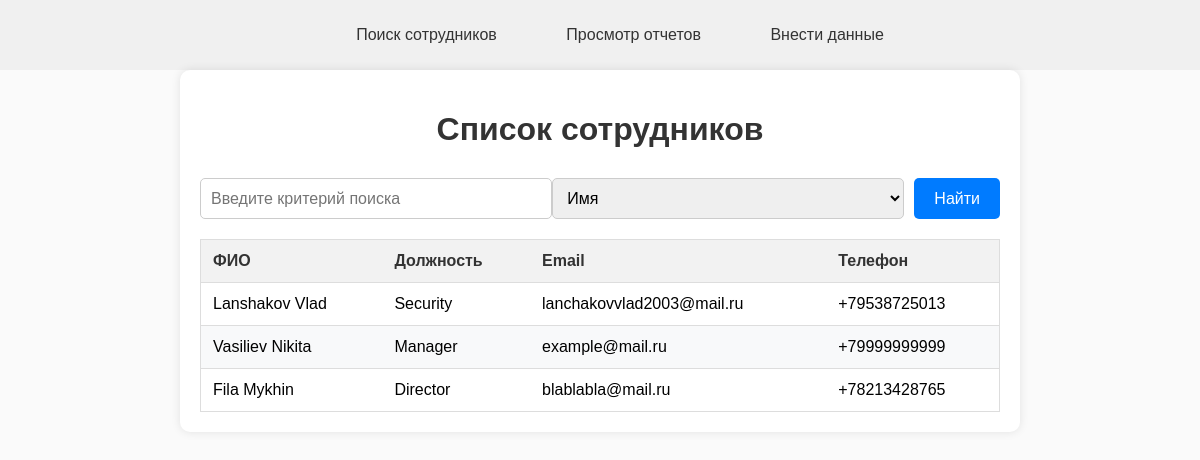
The page /infom/list/ on the database as committed earlier.
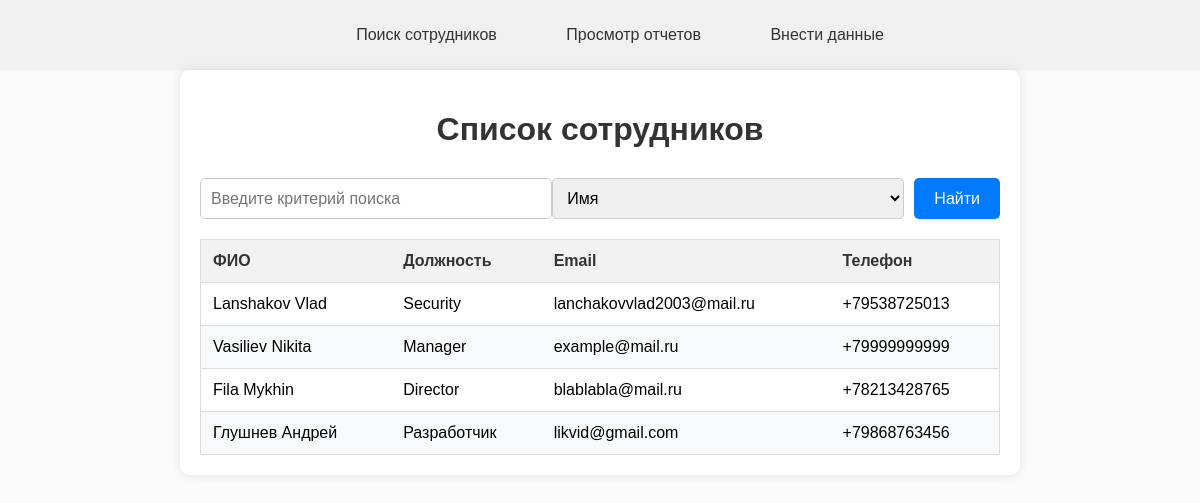
The same page on the database as committed later.
### infom/models.py (models this page shows, shortened)
class Employee(models.Model):
    employee_id = models.AutoField(primary_key=True)
    full_name = models.CharField(max_length=100)
    position = models.CharField(max_length=100)
    email = models.EmailField(unique=True)
    phone = models.CharField(max_length=20, blank=True, null=True)

### infom/views.py (the view, shortened to what this page needs)
# urls.py: path('list/', views.employee_list, name='employee_list'),
def employee_list(request):
    search_query = request.GET.get('search_query')
    search_criteria = request.GET.get('search_criteria')
    employees = Employee.objects.all()
    context = {'employees': employees}
    return render(request, 'employees/employee_list.html', context)

### infom/templates/employees/employee_list.html (shortened to what this page needs)
{% load static %}
<!DOCTYPE html>
<html lang="en">
<head>
    <link rel="stylesheet" href="{% static 'style.css' %}">
</head>
<body>
    <nav>
        <ul>
            <li><a href="{% url 'infom:employee_list' %}">Поиск сотрудников</a></li>
            <li><a href="{% url 'infom:reports' %}">Просмотр отчетов</a></li>
            <li><a href="{% url 'infom:enter_data' %}">Внести данные</a></li>
        </ul>
    </nav>
    <div class="container">
        <h1 class="heading">Список сотрудников</h1>
        <form class="search-box" action="{{ request.path }}" method="GET">
            <input type="text" name="search_query" placeholder="Введите критерий поиска" value="{{ request.GET.search_query }}">
            <select name="search_criteria">
                <option value="full_name" {% if request.GET.search_criteria == 'full_name' %} selected {% endif %}>Имя</option>
            </select>
            <button type="submit">Найти</button>
        </form>
        {% if warning_message %}
        <div class="warning">
            <p>{{ warning_message }}</p>
        </div>
        {% else %}
        <table class="employee-table">
            <thead>
                <tr>
                    <th>ФИО</th>
                    <th>Должность</th>
                    <th>Email</th>
                    <th>Телефон</th>
                </tr>
            </thead>
            <tbody>
                {% for employee in employees %}
                <tr>
                    <td>{{ employee.full_name }}</td>
                    <td>{{ employee.position }}</td>
                    <td>{{ employee.email }}</td>
                    <td>{{ employee.phone|default_if_none:'' }}</td>
                </tr>
                {% endfor %}
            </tbody>
        </table>
        {% endif %}
    </div>
</body>
</html>

### infom/static/style.css (style rules this page uses)
body { font-family: Arial, sans-serif; background-color: #fafafa; margin: 0; padding: 0; }
.container { max-width: 800px; margin: 0 auto; padding: 20px; background-color: #fff; border-radius: 10px; box-shadow: 0 0 10px rgba(0, 0, 0, 0.1); }
.heading { text-align: center; color: #333; margin-bottom: 30px; }
.employee-table { width: 100%; border-collapse: collapse; border: 1px solid #ddd; }
.employee-table th, .employee-table td { padding: 12px; text-align: left; border-bottom: 1px solid #ddd; }
.employee-table th { background-color: #f2f2f2; color: #333; }
.employee-table tr:nth-child(even) { background-color: #f8f9fa; }
.search-box { margin-bottom: 20px; display: flex; }
.search-box input[type="text"], .search-box select { padding: 10px; font-size: 16px; border: 1px solid #ccc; border-radius: 5px; flex: 1; }
.search-box button { padding: 10px 20px; font-size: 16px; background-color: #007bff; color: #fff; border: none; border-radius: 5px; cursor: pointer; margin-left: 10px; }
nav ul { padding: 10; }
nav ul li { display: inline; margin-right: 45px; }
nav ul li:last-child { margin-right: 0; }
nav { background-color: #f0f0f0; padding: 10px 0; text-align: center; }
nav ul li a { color: #333; text-decoration: none; padding: 5px 10px; border-radius: 5px; }

Rows that differ between the two databases and show on the page:
added Employee: full_name "Глушнев Андрей", position "Разработчик", email "likvid@gmail.com", phone "+79868763456"
